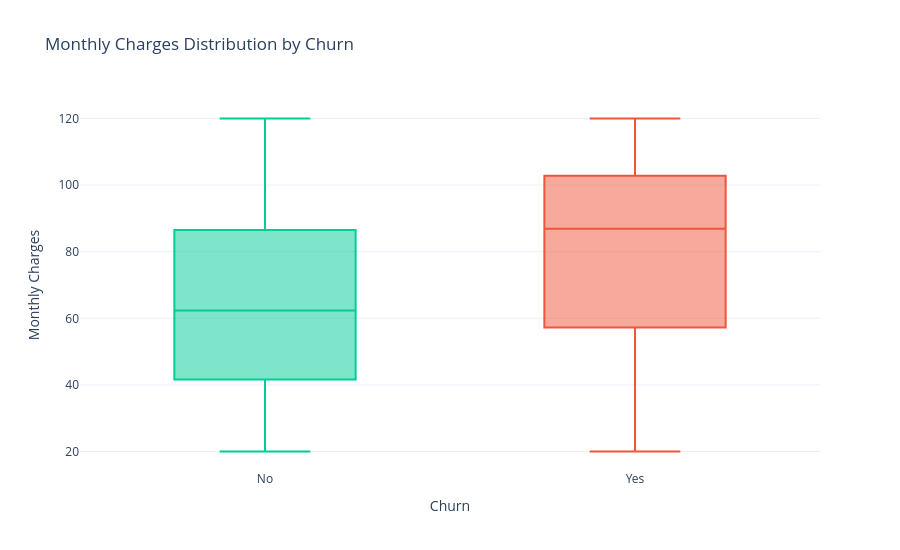

The code cell stored with this chart in its notebook:
### Code cell
import plotly.express as px

fig = px.box(
    df,
    x='churn',
    y='monthly_charges',
    color='churn',
    points=False,
    title='Monthly Charges Distribution by Churn',
    labels={
        'churn': 'Churn',
        'monthly_charges': 'Monthly Charges'
    },
    color_discrete_map={
        'No': '#00CC96',
        'Yes': '#EF553B'
    }
)

fig.update_layout(
    width=900,
    height=550,
    template='plotly_white',
    showlegend=False
)

fig.update_traces(
    hovertemplate=(
        '<b>Churn:</b> %{x}<br>'
        '<b>Monthly Charges:</b> %{y:.2f}'
        '<extra></extra>'
    )
)

fig.show()

### Figure 1 — Plotly figure (JSON) as saved in the notebook; plotly's stock layout.template omitted (floating-point values rounded to 4 significant figures; data arrays with more than 128 entries replaced by an {"elided": "..."} marker saying what was removed)
{"data": [{"alignmentgroup": "True", "boxpoints": false, "hovertemplate": "<b>Churn:</b> %{x}<br><b>Monthly Charges:</b> %{y:.2f}<extra></extra>", "legendgroup": "No", "marker": {"color": "#00CC96"}, "name": "No", "notched": false, "offsetgroup": "No", "orientation": "v", "showlegend": true, "type": "box", "x": {"elided": "13157 str values"}, "x0": " ", "xaxis": "x", "y": {"elided": "13157 float values"}, "y0": " ", "yaxis": "y"}, {"alignmentgroup": "True", "boxpoints": false, "hovertemplate": "<b>Churn:</b> %{x}<br><b>Monthly Charges:</b> %{y:.2f}<extra></extra>", "legendgroup": "Yes", "marker": {"color": "#EF553B"}, "name": "Yes", "notched": false, "offsetgroup": "Yes", "orientation": "v", "showlegend": true, "type": "box", "x": {"elided": "6843 str values"}, "x0": " ", "xaxis": "x", "y": {"elided": "6843 float values"}, "y0": " ", "yaxis": "y"}], "layout": {"boxmode": "overlay", "height": 550, "legend": {"title": {"text": "Churn"}, "tracegroupgap": 0}, "showlegend": false, "title": {"text": "Monthly Charges Distribution by Churn"}, "width": 900, "xaxis": {"anchor": "y", "categoryarray": ["No", "Yes"], "categoryorder": "array", "domain": [0, 1], "title": {"text": "Churn"}}, "yaxis": {"anchor": "x", "domain": [0, 1], "title": {"text": "Monthly Charges"}}}}
